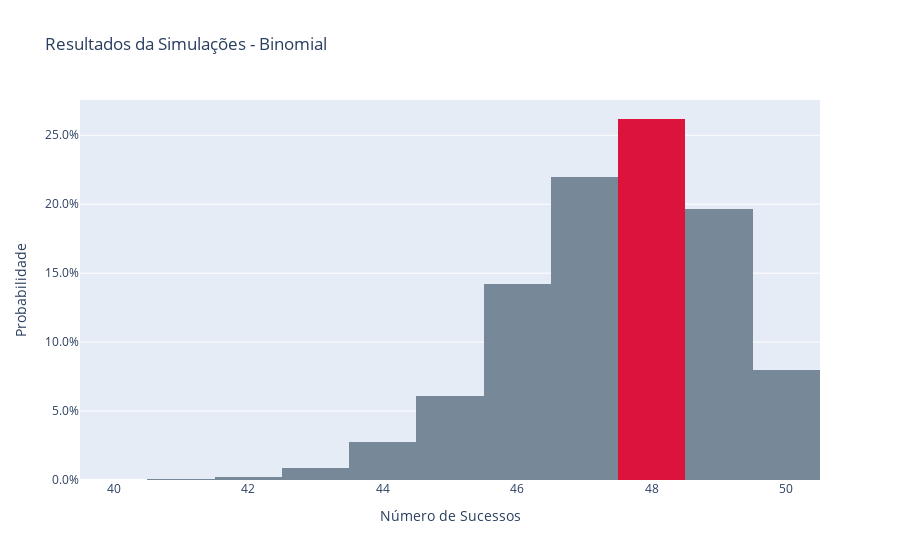

Write notebook code for a chart like this one.
### Code cell
# Printando a porcentagem correta para cada um dos valores
for k in sucessos_unicos:
    comb = math.factorial(n) / (math.factorial(n - k) * math.factorial(k))
    print(f"Probabilidade de {k} sucessos: {round(100 * (comb * p ** k) * ((1 - p) ** (n - k)), 1)}%.")

## Criando o gráfico
fig = go.Figure(
    data = [go.Histogram(
        x = df['Sucessos'],
        histnorm= "probability",
        marker_color=colors
        )
    ]
)

fig.update_layout(
    title_text= "Resultados da Simulações - Binomial",
    xaxis_title_text='Número de Sucessos', 
    yaxis_title_text='Probabilidade',
    yaxis= dict(tickformat=".1%")
)
fig.show()

### Figure 1 — Plotly figure (JSON) as saved in the notebook; plotly's stock layout.template omitted (floating-point values rounded to 4 significant figures; data arrays with more than 128 entries replaced by an {"elided": "..."} marker saying what was removed)
{"data": [{"histnorm": "probability", "marker": {"color": ["lightslategray", "lightslategray", "lightslategray", "lightslategray", "lightslategray", "lightslategray", "lightslategray", "lightslategray", "crimson", "lightslategray", "lightslategray"]}, "type": "histogram", "x": {"elided": "5000 int values"}}], "layout": {"title": {"text": "Resultados da Simulações - Binomial"}, "xaxis": {"title": {"text": "Número de Sucessos"}}, "yaxis": {"tickformat": ".1%", "title": {"text": "Probabilidade"}}}}
